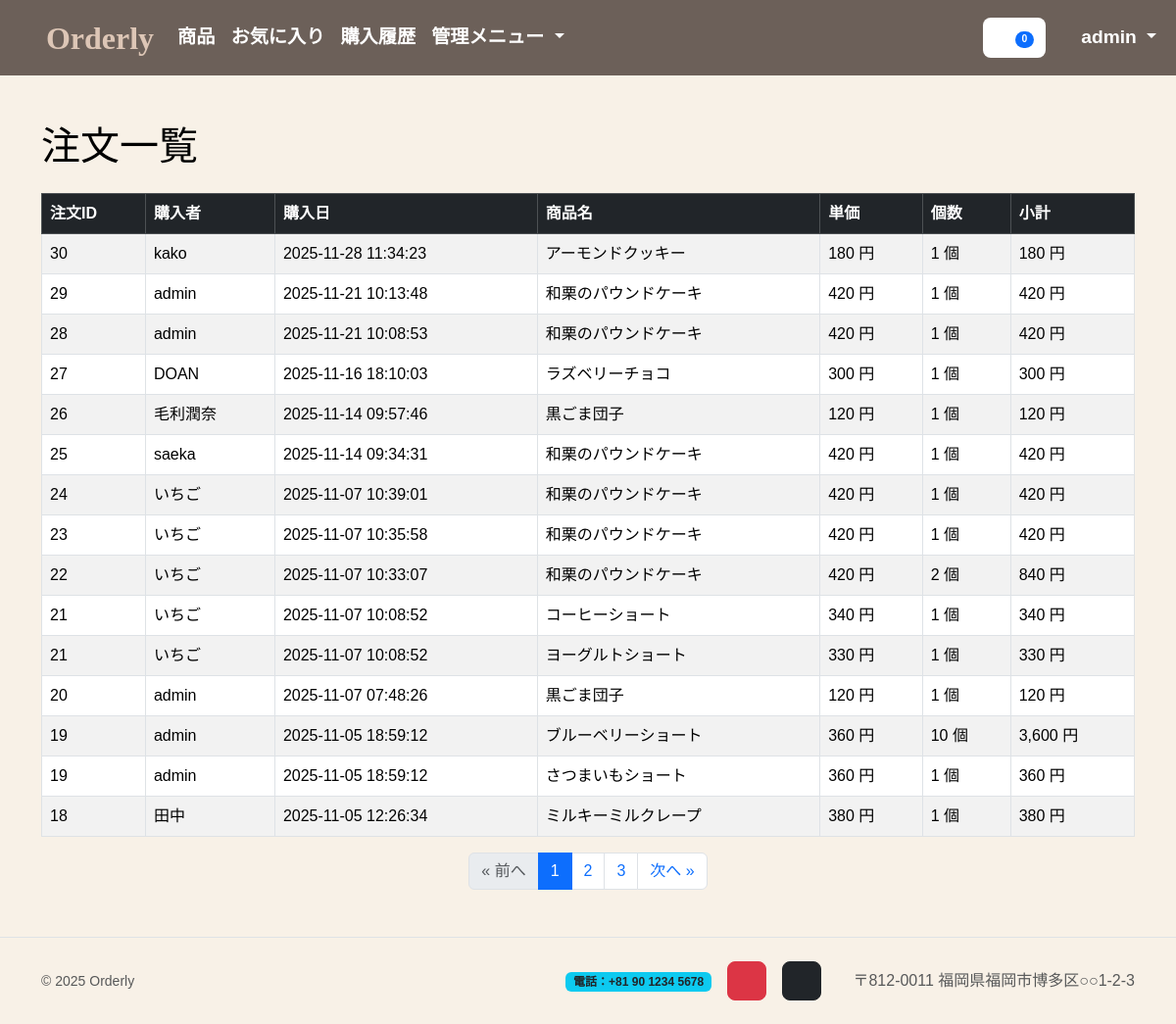
/orders-details.php (signed in), run on an earlier commit of the app's database.
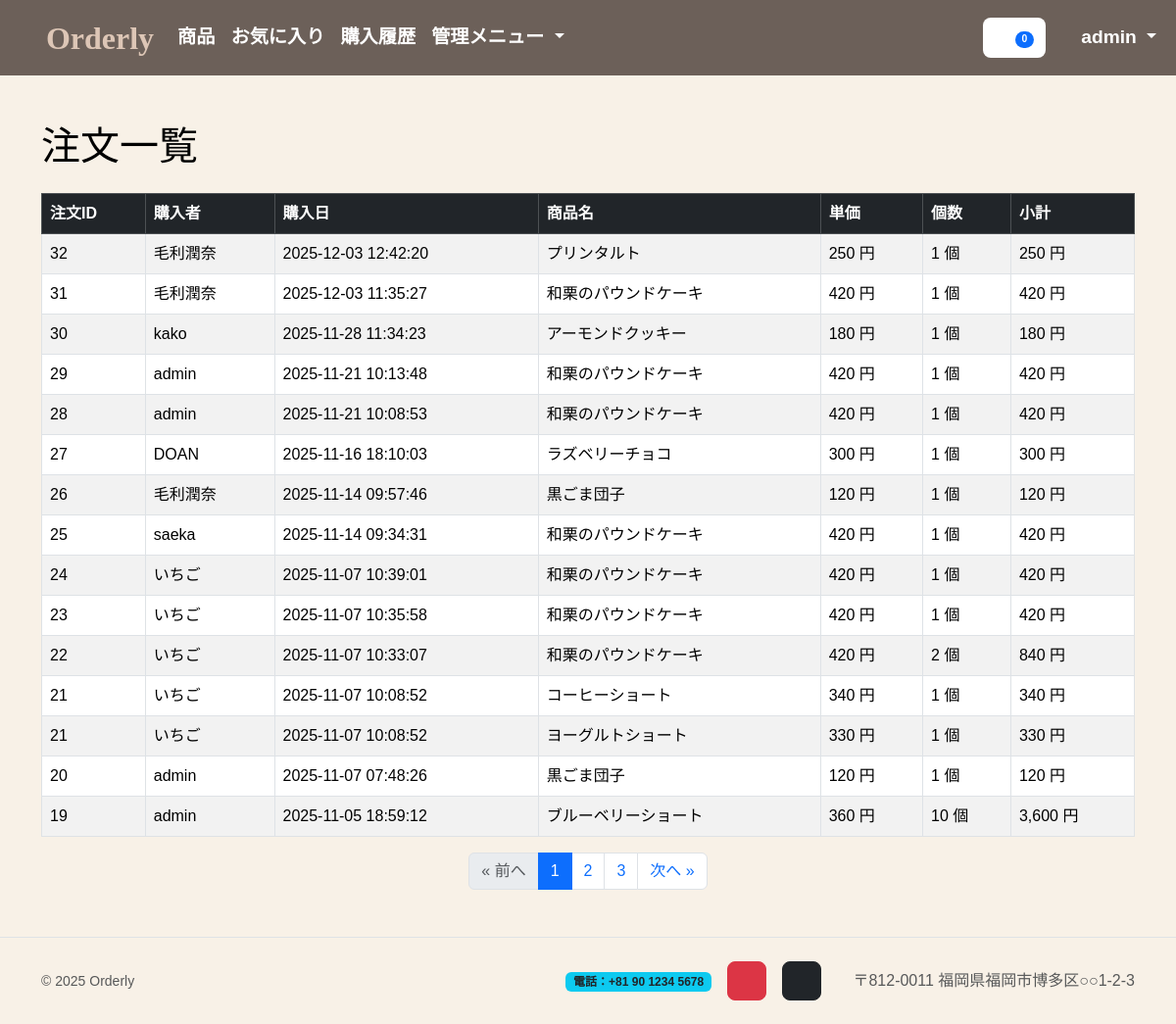
And on a later commit of the database.
### tables this page shows
CREATE TABLE `purchase` (
    `id` int NOT NULL,
    `customer_id` int NOT NULL,
    `created_at` datetime NOT NULL DEFAULT CURRENT_TIMESTAMP
);

CREATE TABLE `customer` (
    `id` int NOT NULL,
    `name` varchar(100) NOT NULL,
    `address` varchar(200) NOT NULL,
    `login` varchar(100) NOT NULL,
    `role` varchar(20) NOT NULL DEFAULT 'user',
    `password` varchar(255) NOT NULL,
    `created_at` datetime NOT NULL DEFAULT CURRENT_TIMESTAMP
);

CREATE TABLE `product` (
    `id` int NOT NULL,
    `name` varchar(100) NOT NULL,
    `category` varchar(50) NOT NULL DEFAULT 'その他',
    `price` int NOT NULL,
    `image_url` varchar(255) DEFAULT NULL,
    `description` text,
    `is_recommended` tinyint(1) NOT NULL DEFAULT '0',
    `created_at` datetime NOT NULL DEFAULT CURRENT_TIMESTAMP,
    `updated_at` datetime NOT NULL DEFAULT CURRENT_TIMESTAMP ON UPDATE CURRENT_TIMESTAMP
);

CREATE TABLE `purchase_detail` (
    `purchase_id` int NOT NULL,
    `product_id` int NOT NULL,
    `count` int NOT NULL
);

### orders-details.php (the view, shortened to what this page needs)
<?php
require_once 'header.php';
$pdo = db();
$perPage = 15;
$page = isset($_GET['page']) ? max(1, (int)$_GET['page']) : 1;
$offset = ($page - 1) * $perPage;
$sqlCount = "
SELECT COUNT(*)
FROM purchase pu
JOIN purchase_detail pd ON pu.id = pd.purchase_id
";
$totalRows = (int)$pdo->query($sqlCount)->fetchColumn();
$totalPages = max(1, (int)ceil($totalRows / $perPage));
$sql = "
SELECT
    pu.id AS purchase_id,
    pu.created_at,
    c.name AS customer_name,
    p.name AS product_name,
    p.price,
    pd.count,
    (p.price * pd.count) AS subtotal
FROM purchase pu
JOIN customer c ON pu.customer_id = c.id
JOIN purchase_detail pd ON pu.id = pd.purchase_id
JOIN product p ON pd.product_id = p.id
ORDER BY pu.created_at DESC, pu.id DESC
LIMIT :limit OFFSET :offset
";
$st = $pdo->prepare($sql);
$st->bindValue(':limit', $perPage, PDO::PARAM_INT);
$st->bindValue(':offset', $offset, PDO::PARAM_INT);
$st->execute();
$orders = $st->fetchAll();
?>
<div class="container mt-5">
    <h1 class="mb-4">注文一覧</h1>
    <table class="table table-bordered table-striped">
        <thead class="table-dark">
            <tr>
                <th>注文ID</th>
                <th>購入者</th>
                <th>購入日</th>
                <th>商品名</th>
                <th>単価</th>
                <th>個数</th>
                <th>小計</th>
            </tr>
        </thead>
        <tbody>
            <?php foreach ($orders as $o): ?>
                <tr>
                    <td><?= htmlspecialchars($o['purchase_id']) ?></td>
                    <td><?= htmlspecialchars($o['customer_name']) ?></td>
                    <td><?= htmlspecialchars($o['created_at']) ?></td>
                    <td><?= htmlspecialchars($o['product_name']) ?></td>
                    <td><?= number_format($o['price']) ?> 円</td>
                    <td><?= number_format($o['count']) ?> 個</td>
                    <td><?= number_format($o['subtotal']) ?> 円</td>
                </tr>
            <?php endforeach; ?>
        </tbody>
    </table>
    <nav class="mt-3">
        <ul class="pagination justify-content-center">
            <li class="page-item <?= $page <= 1 ? 'disabled' : '' ?>">
                <a class="page-link" href="?page=<?= $page - 1 ?>">« 前へ</a>
            </li>
            <?php for ($i = 1; $i <= $totalPages; $i++): ?>
                <li class="page-item <?= $i == $page ? 'active' : '' ?>">
                    <a class="page-link" href="?page=<?= $i ?>"><?= $i ?></a>
                </li>
            <?php endfor; ?>
            <li class="page-item <?= $page >= $totalPages ? 'disabled' : '' ?>">
                <a class="page-link" href="?page=<?= $page + 1 ?>">次へ »</a>
            </li>
        </ul>
    </nav>
</div>
<?php require_once 'footer.php'; ?>

What changed in the data, as far as the page shows it:
no longer on this page (row unchanged): purchase: id "18", customer.name "田中", created_at "2025-11-05 12:26:34", product.name "ミルキーミルクレープ", product.price "380", purchase_detail.count "1", subtotal "380"
no longer on one of the page's lists (row unchanged): purchase: id "19", customer.name "admin", created_at "2025-11-05 18:59:12", product.name "さつまいもショート", product.price "360", purchase_detail.count "1"
added purchase: id "32", customer.name "毛利潤奈", created_at "2025-12-03 12:42:20", product.name "プリンタルト", product.price "250", purchase_detail.count "1", subtotal "250"
added purchase: id "31", customer.name "毛利潤奈", created_at "2025-12-03 11:35:27", product.name "和栗のパウンドケーキ", product.price "420", purchase_detail.count "1", subtotal "420"
